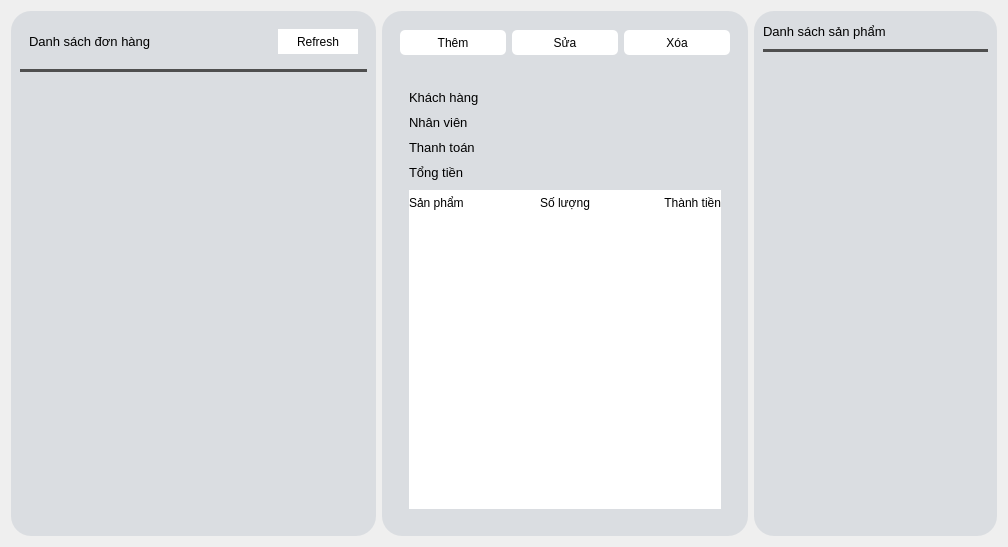
<?xml version="1.0" encoding="UTF-8"?>
<ui version="4.0">
 <class>invoice</class>
 <widget class="QWidget" name="invoice">
  <property name="geometry">
   <rect>
    <x>0</x>
    <y>0</y>
    <width>1008</width>
    <height>547</height>
   </rect>
  </property>
  <property name="windowTitle">
   <string>Form</string>
  </property>
  <layout class="QHBoxLayout" name="horizontalLayout" stretch="3,3,2">
   <item>
    <widget class="QFrame" name="list_product">
     <property name="sizePolicy">
      <sizepolicy hsizetype="Preferred" vsizetype="Preferred">
       <horstretch>0</horstretch>
       <verstretch>0</verstretch>
      </sizepolicy>
     </property>
     <property name="styleSheet">
      <string notr="true">border-radius: 20px;
background-color: rgb(218, 221, 225);</string>
     </property>
     <property name="frameShape">
      <enum>QFrame::StyledPanel</enum>
     </property>
     <property name="frameShadow">
      <enum>QFrame::Raised</enum>
     </property>
     <layout class="QVBoxLayout" name="verticalLayout_3">
      <item>
       <widget class="QFrame" name="frame_2">
        <property name="minimumSize">
         <size>
          <width>0</width>
          <height>30</height>
         </size>
        </property>
        <property name="frameShape">
         <enum>QFrame::StyledPanel</enum>
        </property>
        <property name="frameShadow">
         <enum>QFrame::Raised</enum>
        </property>
        <layout class="QHBoxLayout" name="horizontalLayout_5">
         <item>
          <widget class="QLabel" name="list_staff_label">
           <property name="sizePolicy">
            <sizepolicy hsizetype="Preferred" vsizetype="Preferred">
             <horstretch>0</horstretch>
             <verstretch>1</verstretch>
            </sizepolicy>
           </property>
           <property name="font">
            <font>
             <pointsize>10</pointsize>
            </font>
           </property>
           <property name="text">
            <string>Danh sách đơn hàng</string>
           </property>
          </widget>
         </item>
         <item>
          <widget class="QPushButton" name="button_refresh">
           <property name="minimumSize">
            <size>
             <width>0</width>
             <height>25</height>
            </size>
           </property>
           <property name="maximumSize">
            <size>
             <width>80</width>
             <height>16777215</height>
            </size>
           </property>
           <property name="styleSheet">
            <string notr="true">background-color: rgb(255, 255, 255);
border-radius:20px;
</string>
           </property>
           <property name="text">
            <string>Refresh</string>
           </property>
          </widget>
         </item>
        </layout>
       </widget>
      </item>
      <item>
       <widget class="Line" name="line">
        <property name="font">
         <font>
          <pointsize>4</pointsize>
         </font>
        </property>
        <property name="styleSheet">
         <string notr="true">border-color: rgb(103, 103, 103);
background-color: rgb(79, 79, 79);</string>
        </property>
        <property name="orientation">
         <enum>Qt::Horizontal</enum>
        </property>
       </widget>
      </item>
      <item>
       <widget class="QScrollArea" name="scrollArea">
        <property name="sizePolicy">
         <sizepolicy hsizetype="Expanding" vsizetype="Expanding">
          <horstretch>0</horstretch>
          <verstretch>20</verstretch>
         </sizepolicy>
        </property>
        <property name="widgetResizable">
         <bool>true</bool>
        </property>
        <widget class="QWidget" name="scrollAreaWidgetContents">
         <property name="geometry">
          <rect>
           <x>0</x>
           <y>0</y>
           <width>320</width>
           <height>439</height>
          </rect>
         </property>
         <property name="font">
          <font>
           <pointsize>5</pointsize>
          </font>
         </property>
         <layout class="QGridLayout" name="gridLayout" rowstretch="0">
          <property name="leftMargin">
           <number>0</number>
          </property>
         </layout>
        </widget>
       </widget>
      </item>
     </layout>
    </widget>
   </item>
   <item>
    <widget class="QFrame" name="edit_view">
     <property name="sizePolicy">
      <sizepolicy hsizetype="Preferred" vsizetype="Preferred">
       <horstretch>0</horstretch>
       <verstretch>0</verstretch>
      </sizepolicy>
     </property>
     <property name="styleSheet">
      <string notr="true">border-radius: 20px;
background-color: rgb(218, 221, 225);</string>
     </property>
     <property name="frameShape">
      <enum>QFrame::StyledPanel</enum>
     </property>
     <property name="frameShadow">
      <enum>QFrame::Raised</enum>
     </property>
     <layout class="QVBoxLayout" name="verticalLayout">
      <item>
       <widget class="QWidget" name="action_option" native="true">
        <property name="sizePolicy">
         <sizepolicy hsizetype="Preferred" vsizetype="Preferred">
          <horstretch>0</horstretch>
          <verstretch>1</verstretch>
         </sizepolicy>
        </property>
        <layout class="QHBoxLayout" name="horizontalLayout_3">
         <item>
          <widget class="QPushButton" name="button_add">
           <property name="minimumSize">
            <size>
             <width>0</width>
             <height>25</height>
            </size>
           </property>
           <property name="font">
            <font>
             <pointsize>9</pointsize>
            </font>
           </property>
           <property name="styleSheet">
            <string notr="true">background-color: rgb(255, 255, 255);
border-radius: 5px;</string>
           </property>
           <property name="text">
            <string>Thêm</string>
           </property>
          </widget>
         </item>
         <item>
          <widget class="QPushButton" name="button_edit">
           <property name="minimumSize">
            <size>
             <width>0</width>
             <height>25</height>
            </size>
           </property>
           <property name="font">
            <font>
             <pointsize>9</pointsize>
            </font>
           </property>
           <property name="styleSheet">
            <string notr="true">background-color: rgb(255, 255, 255);
border-radius: 5px;</string>
           </property>
           <property name="text">
            <string>Sửa</string>
           </property>
          </widget>
         </item>
         <item>
          <widget class="QPushButton" name="button_delete">
           <property name="minimumSize">
            <size>
             <width>0</width>
             <height>25</height>
            </size>
           </property>
           <property name="font">
            <font>
             <pointsize>9</pointsize>
            </font>
           </property>
           <property name="styleSheet">
            <string notr="true">background-color: rgb(255, 255, 255);
border-radius: 5px;</string>
           </property>
           <property name="text">
            <string>Xóa</string>
           </property>
          </widget>
         </item>
        </layout>
       </widget>
      </item>
      <item>
       <widget class="QWidget" name="view_section" native="true">
        <property name="sizePolicy">
         <sizepolicy hsizetype="Preferred" vsizetype="Preferred">
          <horstretch>0</horstretch>
          <verstretch>10</verstretch>
         </sizepolicy>
        </property>
        <layout class="QVBoxLayout" name="verticalLayout_2">
         <item>
          <widget class="QStackedWidget" name="stackedWidget">
           <property name="currentIndex">
            <number>0</number>
           </property>
           <widget class="QWidget" name="detail_page">
            <layout class="QVBoxLayout" name="verticalLayout_6" stretch="0,0,1">
             <property name="spacing">
              <number>0</number>
             </property>
             <item>
              <layout class="QFormLayout" name="detail_form">
               <property name="sizeConstraint">
                <enum>QLayout::SetMinimumSize</enum>
               </property>
               <property name="horizontalSpacing">
                <number>10</number>
               </property>
               <property name="verticalSpacing">
                <number>10</number>
               </property>
               <property name="bottomMargin">
                <number>10</number>
               </property>
               <item row="0" column="0">
                <widget class="QLabel" name="cus_label">
                 <property name="font">
                  <font>
                   <family>Arial</family>
                   <pointsize>10</pointsize>
                  </font>
                 </property>
                 <property name="text">
                  <string>Khách hàng</string>
                 </property>
                </widget>
               </item>
               <item row="0" column="1">
                <widget class="QLabel" name="cus_ct">
                 <property name="font">
                  <font>
                   <family>Arial</family>
                   <pointsize>10</pointsize>
                  </font>
                 </property>
                 <property name="text">
                  <string/>
                 </property>
                </widget>
               </item>
               <item row="1" column="0">
                <widget class="QLabel" name="staff_label">
                 <property name="font">
                  <font>
                   <family>Arial</family>
                   <pointsize>10</pointsize>
                  </font>
                 </property>
                 <property name="text">
                  <string>Nhân viên</string>
                 </property>
                </widget>
               </item>
               <item row="1" column="1">
                <widget class="QLabel" name="staff_ct">
                 <property name="font">
                  <font>
                   <family>Arial</family>
                   <pointsize>10</pointsize>
                  </font>
                 </property>
                 <property name="text">
                  <string/>
                 </property>
                </widget>
               </item>
               <item row="2" column="0">
                <widget class="QLabel" name="pay_lb">
                 <property name="font">
                  <font>
                   <family>Arial</family>
                   <pointsize>10</pointsize>
                  </font>
                 </property>
                 <property name="text">
                  <string>Thanh toán</string>
                 </property>
                </widget>
               </item>
               <item row="2" column="1">
                <widget class="QLabel" name="pay_ct">
                 <property name="font">
                  <font>
                   <family>Arial</family>
                   <pointsize>10</pointsize>
                  </font>
                 </property>
                 <property name="text">
                  <string/>
                 </property>
                </widget>
               </item>
               <item row="3" column="0">
                <widget class="QLabel" name="total_lb">
                 <property name="font">
                  <font>
                   <family>Arial</family>
                   <pointsize>10</pointsize>
                  </font>
                 </property>
                 <property name="text">
                  <string>Tổng tiền</string>
                 </property>
                </widget>
               </item>
               <item row="3" column="1">
                <widget class="QLabel" name="total_ct">
                 <property name="font">
                  <font>
                   <family>Arial</family>
                   <pointsize>10</pointsize>
                  </font>
                 </property>
                 <property name="text">
                  <string/>
                 </property>
                </widget>
               </item>
              </layout>
             </item>
             <item>
              <widget class="QFrame" name="frame_4">
               <property name="minimumSize">
                <size>
                 <width>0</width>
                 <height>25</height>
                </size>
               </property>
               <property name="styleSheet">
                <string notr="true">background-color: rgb(255, 255, 255);
border-radius:0px;
</string>
               </property>
               <property name="frameShape">
                <enum>QFrame::StyledPanel</enum>
               </property>
               <property name="frameShadow">
                <enum>QFrame::Raised</enum>
               </property>
               <layout class="QHBoxLayout" name="horizontalLayout_7">
                <property name="leftMargin">
                 <number>0</number>
                </property>
                <property name="topMargin">
                 <number>0</number>
                </property>
                <property name="rightMargin">
                 <number>0</number>
                </property>
                <property name="bottomMargin">
                 <number>0</number>
                </property>
                <item>
                 <widget class="QLabel" name="label">
                  <property name="text">
                   <string>Sản phẩm</string>
                  </property>
                 </widget>
                </item>
                <item>
                 <widget class="QLabel" name="label_3">
                  <property name="text">
                   <string>Số lượng</string>
                  </property>
                  <property name="alignment">
                   <set>Qt::AlignCenter</set>
                  </property>
                 </widget>
                </item>
                <item>
                 <widget class="QLabel" name="label_5">
                  <property name="text">
                   <string>Thành tiền</string>
                  </property>
                  <property name="alignment">
                   <set>Qt::AlignRight|Qt::AlignTrailing|Qt::AlignVCenter</set>
                  </property>
                 </widget>
                </item>
               </layout>
              </widget>
             </item>
             <item>
              <widget class="QFrame" name="frame_3">
               <property name="styleSheet">
                <string notr="true">background-color: rgb(255, 255, 255);
border-radius:0px;
</string>
               </property>
               <property name="frameShape">
                <enum>QFrame::StyledPanel</enum>
               </property>
               <property name="frameShadow">
                <enum>QFrame::Raised</enum>
               </property>
               <layout class="QVBoxLayout" name="detailPage_listProd">
                <property name="spacing">
                 <number>10</number>
                </property>
                <property name="leftMargin">
                 <number>0</number>
                </property>
                <property name="topMargin">
                 <number>10</number>
                </property>
                <property name="rightMargin">
                 <number>0</number>
                </property>
                <property name="bottomMargin">
                 <number>10</number>
                </property>
               </layout>
              </widget>
             </item>
            </layout>
           </widget>
           <widget class="QWidget" name="edit_page">
            <layout class="QVBoxLayout" name="verticalLayout_5">
             <item>
              <layout class="QFormLayout" name="formLayout_2">
               <property name="horizontalSpacing">
                <number>10</number>
               </property>
               <property name="verticalSpacing">
                <number>10</number>
               </property>
               <item row="0" column="0">
                <widget class="QFrame" name="field1_name">
                 <property name="frameShape">
                  <enum>QFrame::StyledPanel</enum>
                 </property>
                 <property name="frameShadow">
                  <enum>QFrame::Raised</enum>
                 </property>
                 <layout class="QHBoxLayout" name="horizontalLayout_2" stretch="1">
                  <property name="spacing">
                   <number>10</number>
                  </property>
                  <property name="leftMargin">
                   <number>0</number>
                  </property>
                  <property name="topMargin">
                   <number>0</number>
                  </property>
                  <property name="rightMargin">
                   <number>0</number>
                  </property>
                  <property name="bottomMargin">
                   <number>0</number>
                  </property>
                  <item>
                   <widget class="QLabel" name="name_label">
                    <property name="font">
                     <font>
                      <pointsize>10</pointsize>
                     </font>
                    </property>
                    <property name="text">
                     <string>Khách hàng</string>
                    </property>
                   </widget>
                  </item>
                 </layout>
                </widget>
               </item>
               <item row="0" column="1">
                <widget class="QLineEdit" name="name_field">
                 <property name="styleSheet">
                  <string notr="true">background-color: rgb(255, 255, 255);</string>
                 </property>
                </widget>
               </item>
               <item row="1" column="0">
                <widget class="QLabel" name="address_label">
                 <property name="font">
                  <font>
                   <pointsize>10</pointsize>
                  </font>
                 </property>
                 <property name="text">
                  <string>Nhân viên</string>
                 </property>
                </widget>
               </item>
               <item row="2" column="0">
                <widget class="QLabel" name="role_label">
                 <property name="font">
                  <font>
                   <pointsize>10</pointsize>
                  </font>
                 </property>
                 <property name="text">
                  <string>Tổng tiền</string>
                 </property>
                </widget>
               </item>
               <item row="3" column="0">
                <widget class="QLabel" name="phone_label">
                 <property name="font">
                  <font>
                   <pointsize>10</pointsize>
                  </font>
                 </property>
                 <property name="text">
                  <string>Thanh toán</string>
                 </property>
                </widget>
               </item>
               <item row="2" column="1">
                <widget class="QLineEdit" name="total_field">
                 <property name="styleSheet">
                  <string notr="true">background-color: rgb(255, 255, 255);</string>
                 </property>
                </widget>
               </item>
               <item row="3" column="1">
                <widget class="QComboBox" name="combo_pay">
                 <property name="font">
                  <font>
                   <family>Arial</family>
                   <pointsize>10</pointsize>
                  </font>
                 </property>
                 <property name="styleSheet">
                  <string notr="true">background-color: rgb(255, 255, 255);</string>
                 </property>
                 <property name="currentText">
                  <string/>
                 </property>
                 <property name="currentIndex">
                  <number>-1</number>
                 </property>
                 <property name="placeholderText">
                  <string>Chọn phương thức thanh toán</string>
                 </property>
                 <item>
                  <property name="text">
                   <string>Cash</string>
                  </property>
                 </item>
                 <item>
                  <property name="text">
                   <string>Credit</string>
                  </property>
                 </item>
                 <item>
                  <property name="text">
                   <string>VnPay</string>
                  </property>
                 </item>
                </widget>
               </item>
               <item row="1" column="1">
                <widget class="QComboBox" name="combo_staff">
                 <property name="styleSheet">
                  <string notr="true">background-color: rgb(255, 255, 255);</string>
                 </property>
                </widget>
               </item>
              </layout>
             </item>
             <item>
              <widget class="QFrame" name="frame">
               <property name="minimumSize">
                <size>
                 <width>0</width>
                 <height>25</height>
                </size>
               </property>
               <property name="maximumSize">
                <size>
                 <width>16777215</width>
                 <height>30</height>
                </size>
               </property>
               <property name="frameShape">
                <enum>QFrame::StyledPanel</enum>
               </property>
               <property name="frameShadow">
                <enum>QFrame::Raised</enum>
               </property>
               <layout class="QHBoxLayout" name="horizontalLayout_4">
                <property name="leftMargin">
                 <number>0</number>
                </property>
                <property name="topMargin">
                 <number>0</number>
                </property>
                <property name="rightMargin">
                 <number>0</number>
                </property>
                <property name="bottomMargin">
                 <number>0</number>
                </property>
                <item>
                 <widget class="QLabel" name="label_2">
                  <property name="text">
                   <string>Tên</string>
                  </property>
                 </widget>
                </item>
                <item>
                 <widget class="QLabel" name="label_4">
                  <property name="text">
                   <string>Số lượng</string>
                  </property>
                 </widget>
                </item>
                <item>
                 <widget class="QLabel" name="label_6">
                  <property name="text">
                   <string>Thành tiền</string>
                  </property>
                  <property name="alignment">
                   <set>Qt::AlignRight|Qt::AlignTrailing|Qt::AlignVCenter</set>
                  </property>
                 </widget>
                </item>
               </layout>
              </widget>
             </item>
             <item>
              <widget class="QScrollArea" name="scrollArea_3">
               <property name="widgetResizable">
                <bool>true</bool>
               </property>
               <widget class="QWidget" name="scrollAreaWidgetContents_3">
                <property name="geometry">
                 <rect>
                  <x>0</x>
                  <y>0</y>
                  <width>336</width>
                  <height>191</height>
                 </rect>
                </property>
                <layout class="QVBoxLayout" name="verticalLayout_7">
                 <item>
                  <layout class="QVBoxLayout" name="list_prod_edit"/>
                 </item>
                </layout>
               </widget>
              </widget>
             </item>
             <item>
              <widget class="QFrame" name="field10_state">
               <property name="frameShape">
                <enum>QFrame::StyledPanel</enum>
               </property>
               <property name="frameShadow">
                <enum>QFrame::Raised</enum>
               </property>
               <layout class="QHBoxLayout" name="horizontalLayout_12">
                <item>
                 <widget class="QCheckBox" name="checkBox">
                  <property name="text">
                   <string>Chế độ sửa</string>
                  </property>
                  <property name="checkable">
                   <bool>false</bool>
                  </property>
                 </widget>
                </item>
                <item>
                 <widget class="QPushButton" name="button_cancel">
                  <property name="minimumSize">
                   <size>
                    <width>0</width>
                    <height>30</height>
                   </size>
                  </property>
                  <property name="font">
                   <font>
                    <pointsize>9</pointsize>
                   </font>
                  </property>
                  <property name="styleSheet">
                   <string notr="true">background-color: rgb(255, 255, 255);
</string>
                  </property>
                  <property name="text">
                   <string>Cancel</string>
                  </property>
                 </widget>
                </item>
                <item>
                 <widget class="QPushButton" name="button_save">
                  <property name="minimumSize">
                   <size>
                    <width>0</width>
                    <height>30</height>
                   </size>
                  </property>
                  <property name="styleSheet">
                   <string notr="true">background-color: rgb(255, 255, 255);
</string>
                  </property>
                  <property name="text">
                   <string>Save</string>
                  </property>
                 </widget>
                </item>
               </layout>
              </widget>
             </item>
            </layout>
           </widget>
          </widget>
         </item>
        </layout>
       </widget>
      </item>
     </layout>
    </widget>
   </item>
   <item>
    <widget class="QFrame" name="list_product_2">
     <property name="sizePolicy">
      <sizepolicy hsizetype="Preferred" vsizetype="Preferred">
       <horstretch>0</horstretch>
       <verstretch>0</verstretch>
      </sizepolicy>
     </property>
     <property name="styleSheet">
      <string notr="true">border-radius: 20px;
background-color: rgb(218, 221, 225);</string>
     </property>
     <property name="frameShape">
      <enum>QFrame::StyledPanel</enum>
     </property>
     <property name="frameShadow">
      <enum>QFrame::Raised</enum>
     </property>
     <layout class="QVBoxLayout" name="verticalLayout_4">
      <item>
       <widget class="QLabel" name="list_staff_label_2">
        <property name="sizePolicy">
         <sizepolicy hsizetype="Preferred" vsizetype="Preferred">
          <horstretch>0</horstretch>
          <verstretch>1</verstretch>
         </sizepolicy>
        </property>
        <property name="font">
         <font>
          <pointsize>10</pointsize>
         </font>
        </property>
        <property name="text">
         <string>Danh sách sản phẩm</string>
        </property>
       </widget>
      </item>
      <item>
       <widget class="Line" name="line_2">
        <property name="font">
         <font>
          <pointsize>4</pointsize>
         </font>
        </property>
        <property name="styleSheet">
         <string notr="true">border-color: rgb(103, 103, 103);
background-color: rgb(79, 79, 79);</string>
        </property>
        <property name="orientation">
         <enum>Qt::Horizontal</enum>
        </property>
       </widget>
      </item>
      <item>
       <widget class="QScrollArea" name="scrollArea_2">
        <property name="sizePolicy">
         <sizepolicy hsizetype="Expanding" vsizetype="Expanding">
          <horstretch>0</horstretch>
          <verstretch>20</verstretch>
         </sizepolicy>
        </property>
        <property name="widgetResizable">
         <bool>true</bool>
        </property>
        <widget class="QWidget" name="scrollAreaWidgetContents_2">
         <property name="geometry">
          <rect>
           <x>0</x>
           <y>0</y>
           <width>206</width>
           <height>463</height>
          </rect>
         </property>
         <property name="font">
          <font>
           <pointsize>5</pointsize>
          </font>
         </property>
         <layout class="QGridLayout" name="gridLayout_2" rowstretch="0">
          <property name="leftMargin">
           <number>0</number>
          </property>
         </layout>
        </widget>
       </widget>
      </item>
     </layout>
    </widget>
   </item>
  </layout>
 </widget>
 <resources/>
 <connections/>
</ui>
